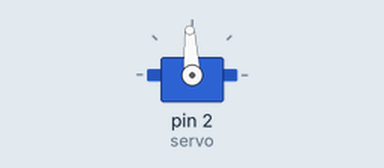
Recording of a sketch running on a simulated Arduino Uno, built with avr-gcc and run on an emulated ATmega328P. Parts: servo.

Above: at 0.05 s.
At 1.5 s:
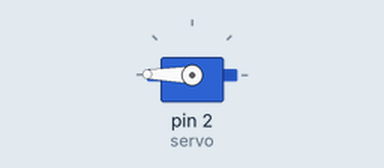
At 2.95 s:
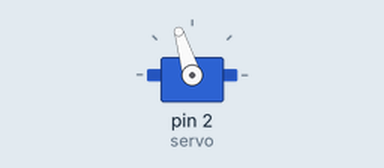
At 6.15 s:
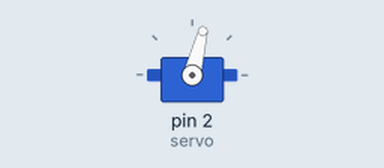
Timing chart, 0 to 8.2 s (numbered marks = the images above):
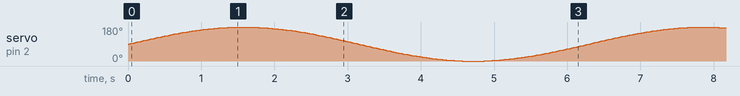

The sketch:

servo_angle_test.ino
```cpp
#include <Servo.h>

Servo servo;

void setup() {
  Serial.begin(9600);
  servo.attach(2);
}

void loop() {
  int val;

  // while(Serial.available() > 0) {
  //   val = Serial.parseInt();
  //   Serial.println(val);
  //   servo.write(val);
  //   delay(5);
  // }

  servo.write(90*(sin(millis()/1000.0)+1.0));
  delay(5);
}
```
